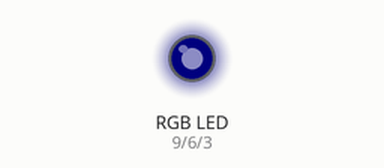
The sketch below on a simulated Arduino Uno, built with avr-gcc and run on an emulated ATmega328P. Shown: an RGB LED mixed from three pins (HIGH = lit). Dim RGB values are drawn brighter than linear.

Above: at 0.05 s.
At 1.2 s:
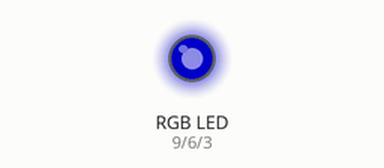
At 2.35 s:
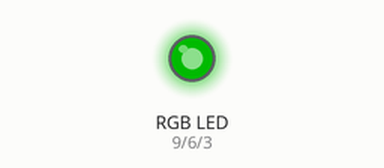
At 3.7 s:
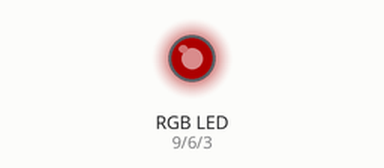
At 4.7 s:
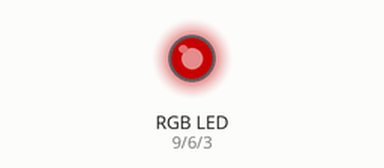
Timing chart, 0 to 6.1 s (numbered marks = the images above):
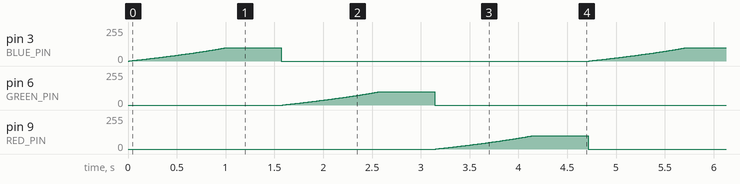

The sketch:

blinking_leds.ino
```cpp
#define RED_PIN 9
#define GREEN_PIN 6
#define BLUE_PIN 3
#define ONE_SECOND 1000


void setup() {
        pinMode(RED_PIN, OUTPUT);
        pinMode(GREEN_PIN, OUTPUT);
        pinMode(BLUE_PIN, OUTPUT);

}
// i feel sick
void loop() {
        for (int pin = 3; pin < 10; pin += 3){
                for (int brightness = 0; brightness <= 255; brightness++){
                        analogWrite(pin, brightness);
                        delay(round((51 - brightness / 5) / 4)); // bright leds hurt my eyes
                }
                digitalWrite(pin, 0);
        }
}
```

Measured:
- by itself, pin 3 (BLUE_PIN), pin 6 (GREEN_PIN), pin 9 (RED_PIN): ramps from 0/255 to 99/255 and jumps back, once every 4.7 s
